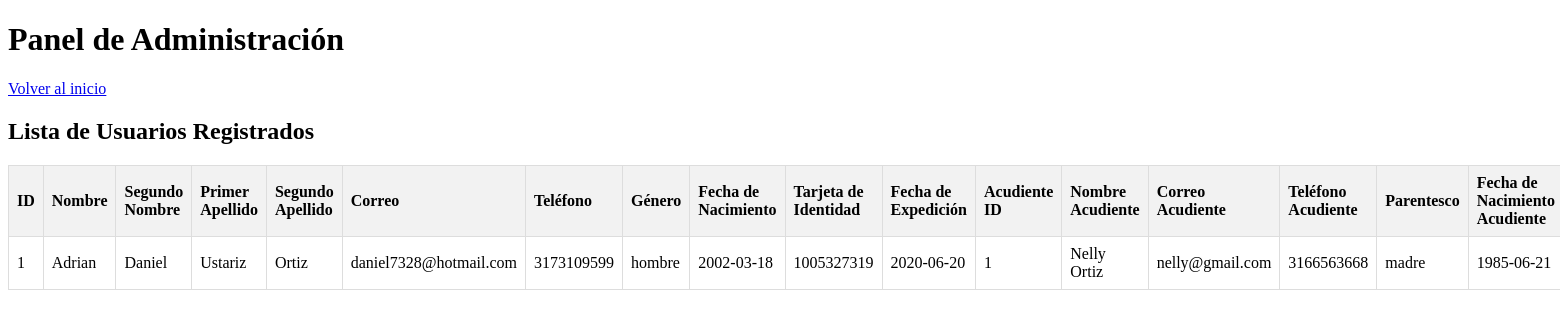
The app's page /admin (signed in) with its own data.
### models.py (models this page shows)
class Usuario(db.Model):
    id = db.Column(db.Integer, primary_key=True, autoincrement=True)
    nombre = db.Column(db.String(100), nullable=False)
    segundo_nombre = db.Column(db.String(100))
    primer_apellido = db.Column(db.String(100), nullable=False)
    segundo_apellido = db.Column(db.String(100), nullable=False)
    correo = db.Column(db.String(120), unique=True, nullable=False)
    telefono = db.Column(db.String(20), nullable=False)
    genero = db.Column(db.String(20))
    fecha_nacimiento = db.Column(db.String(10))
    tarjeta_identidad = db.Column(db.String(20), nullable=False, unique=True)
    fecha_expedicion = db.Column(db.String(10), nullable=False)
    contraseña = db.Column(db.String(200), nullable=False)
    foto_perfil = db.Column(db.String(200))
    acudiente_id = db.Column(db.Integer, db.ForeignKey('acudiente.id'))

class Acudiente(db.Model):
    id = db.Column(db.Integer, primary_key=True, autoincrement=True)
    nombre = db.Column(db.String(100), nullable=False)
    segundo_nombre = db.Column(db.String(100))
    primer_apellido = db.Column(db.String(100), nullable=False)
    segundo_apellido = db.Column(db.String(100), nullable=False)
    correo = db.Column(db.String(120), unique=True, nullable=False)
    telefono = db.Column(db.String(20), nullable=False)
    parentesco = db.Column(db.String(50), nullable=False)
    fecha_nacimiento = db.Column(db.String(10), nullable=False)
    cc_titular = db.Column(db.String(20), nullable=False, unique=True)
    fecha_expedicion = db.Column(db.String(10), nullable=False)
    usuario = db.relationship('Usuario', backref='acudiente')

### app.py (the view)
@app.route('/admin')
@login_requerido
def admin():
    usuarios = Usuario.query.all()  # Listar todos los usuarios
    return render_template('/admin.html', usuarios=usuarios)

### app.py (called while the page is built)
def login_requerido(f):
    @wraps(f)
    def wrap(*args, **kwargs):
        if 'usuario_id' not in session:
            flash("Debes iniciar sesión para acceder a esta página.")
            return redirect(url_for('login_usuarios'))  # Redirigir al login si no está autenticado
        return f(*args, **kwargs)
    return wrap

### templates/admin.html (shortened to what this page needs)
<!DOCTYPE html>
<html lang="en">
<head>
    <link rel="stylesheet" href="/static/style.css">
</head>
<body>
    <header>
        <h1>Panel de Administración</h1>
        <a href="{{ url_for('index') }}">Volver al inicio</a>
    </header>
    <main>
        <h2>Lista de Usuarios Registrados</h2>
        <table>
            <thead>
                <tr>
                    <th>ID</th>
                    <th>Nombre</th>
                    <th>Segundo Nombre</th>
                    <th>Primer Apellido</th>
                    <th>Segundo Apellido</th>
                    <th>Correo</th>
                    <th>Teléfono</th>
                    <th>Género</th>
                    <th>Fecha de Nacimiento</th>
                    <th>Tarjeta de Identidad</th>
                    <th>Fecha de Expedición</th>
                    <th>Acudiente ID</th>
                    <th>Nombre Acudiente</th>
                    <th>Correo Acudiente</th>
                    <th>Teléfono Acudiente</th>
                    <th>Parentesco</th>
                    <th>Fecha de Nacimiento Acudiente</th>
                </tr>
            </thead>
            <tbody>
                {% for usuario in usuarios %}
                <tr>
                    <td>{{ usuario.id }}</td>
                    <td>{{ usuario.nombre }}</td>
                    <td>{{ usuario.segundo_nombre }}</td>
                    <td>{{ usuario.primer_apellido }}</td>
                    <td>{{ usuario.segundo_apellido }}</td>
                    <td>{{ usuario.correo }}</td>
                    <td>{{ usuario.telefono }}</td>
                    <td>{{ usuario.genero }}</td>
                    <td>{{ usuario.fecha_nacimiento }}</td>
                    <td>{{ usuario.tarjeta_identidad }}</td>
                    <td>{{ usuario.fecha_expedicion }}</td>
                    <td>{{ usuario.acudiente_id }}</td>
                    <td>
                        {% if usuario.acudiente %}
                            {{ usuario.acudiente.nombre }} {{ usuario.acudiente.primer_apellido }}
                        {% else %}
                            No asignado
                        {% endif %}
                    </td>
                    <td>
                        {% if usuario.acudiente %}
                            {{ usuario.acudiente.correo }}
                        {% else %}
                            No asignado
                        {% endif %}
                    </td>
                    <td>
                        {% if usuario.acudiente %}
                            {{ usuario.acudiente.telefono }}
                        {% else %}
                            No asignado
                        {% endif %}
                    </td>
                    <td>
                        {% if usuario.acudiente %}
                            {{ usuario.acudiente.parentesco }}
                        {% else %}
                            No asignado
                        {% endif %}
                    </td>
                    <td>
                        {% if usuario.acudiente %}
                            {{ usuario.acudiente.fecha_nacimiento }}
                        {% else %}
                            No asignado
                        {% endif %}
                    </td>
                </tr>
                {% endfor %}
            </tbody>
        </table>
    </main>
</body>
</html>

### templates/admin.html (style rules this page uses)
table { width: 100%; border-collapse: collapse; }
th, td { border: 1px solid #ddd; padding: 8px; }
th { background-color: #f2f2f2; text-align: left; }

### records on screen
Usuario: id "1", nombre "Adrian", segundo_nombre "Daniel", primer_apellido "Ustariz", segundo_apellido "Ortiz", correo "daniel7328@hotmail.com", telefono "3173109599", genero "hombre", fecha_nacimiento "2002-03-18", tarjeta_identidad "1005327319", fecha_expedicion "2020-06-20", acudiente_id "1", acudiente.nombre "Nelly", acudiente.primer_apellido "Ortiz", acudiente.correo "nelly@gmail.com", acudiente.telefono "3166563668", acudiente.parentesco "madre", acudiente.fecha_nacimiento "1985-06-21"
